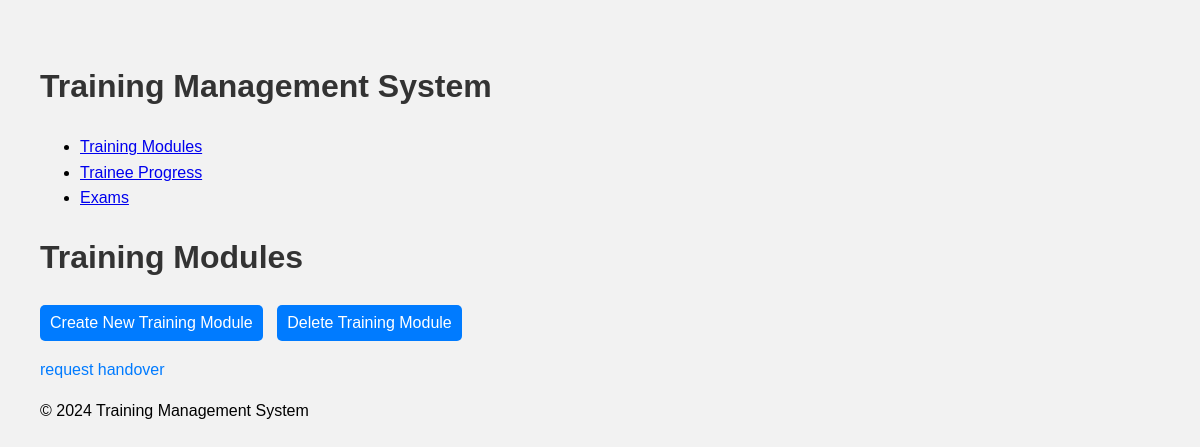
Before: /training-modules/ with the older database file.
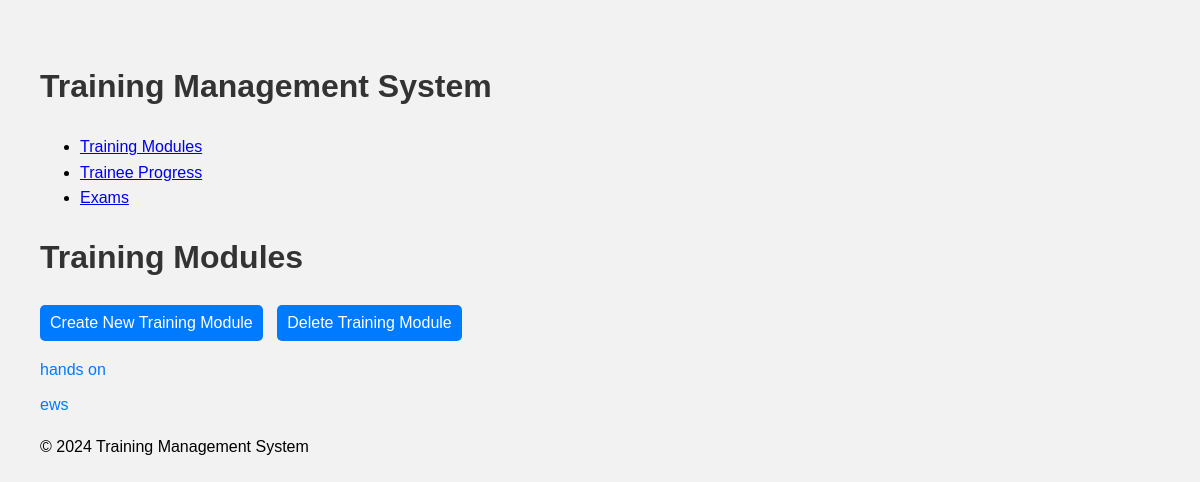
After: the same page with the newer database file.
### Training/models.py (models this page shows, shortened)
class TrainingModule(models.Model):
    title = models.CharField(max_length=200)
    description = models.TextField()
    created_at = models.DateTimeField(auto_now_add=True)
    updated_at = models.DateTimeField(auto_now=True)
    file = models.FileField(upload_to='uploads/', blank=True, null=True)
    total_pages = models.IntegerField(default=0)

### Training/views.py (the view)
# urls.py: path('training-modules/', views.training_module_list, name='training_module_list'),
def training_module_list(request):
    training_modules = TrainingModule.objects.all()
    return render(request, 'Training/training_module_list.html', {'training_modules': training_modules})

### Training/templates/Training/training_module_list.html (shortened to what this page needs)
        {% extends 'Training/layout.html' %}
        {% block body %}
        <html lang="en">
        <head>
        </head>
        <body>
            <h1>Training Modules</h1>
            <div class="module-actions">
                <a href="{% url 'training_module_create' %}">Create New Training Module</a>
                <a href="{% url 'show_all' %}">Delete Training Module</a>
            </div>
            <ul class="module-list">
                {% for module in training_modules %}
                    <li>
                        <a href="{% url 'training_module_detail' module.pk %}">{{ module.title }}</a>
                    </li>
                {% endfor %}
            </ul>
        </body>
        </html>
        {% endblock %}

### Training/templates/Training/layout.html (shortened to what this page needs)
{% load static %}
<!DOCTYPE html>
<html lang="en">
<head>
    <link rel="stylesheet" href="{% static 'Training/style.css' %}">
</head>
<body>
    <header>
        <h1>Training Management System</h1>
        <nav>
            <ul>
                <li><a href="{% url 'training_module_list' %}">Training Modules</a></li>
                <li><a href="{% url 'trainee_progress_list' %}">Trainee Progress</a></li>
                <li><a href="{% url 'exam_list' %}">Exams</a></li>
            </ul>
        </nav>
    </header>
    <main>
        {% block body %}
        {% endblock %}
    </main>
    <footer>
        <p>&copy; 2024 Training Management System</p>
    </footer>
</body>
</html>

### Training/static/Training/style.css (style rules this page uses)
body { font-family: Arial, sans-serif; line-height: 1.6; margin: 20px; padding: 20px; background-color: #f2f2f2; }
h1 { color: #333; }
.module-list { list-style-type: none; padding: 0; }
.module-list li { margin-bottom: 10px; }
.module-list li a { text-decoration: none; color: #007bff; }
.module-actions { margin-top: 20px; }
.module-actions a { display: inline-block; margin-right: 10px; padding: 5px 10px; text-decoration: none; color: #fff; background-color: #007bff; border-radius: 5px; }

Changed rows visible on the page:
removed TrainingModule: title "request handover"
added TrainingModule: title "hands on"
added TrainingModule: title "ews"
